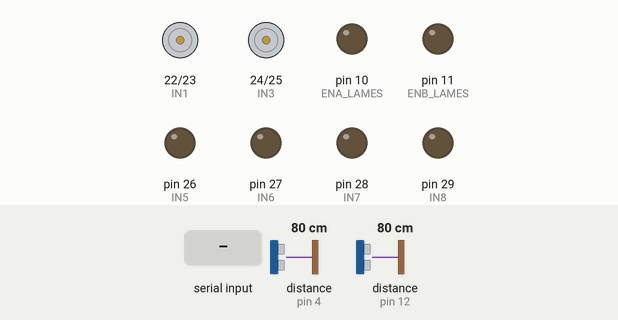
This sketch was run on a simulated Arduino Mega 2560, built with avr-gcc and run on an emulated ATmega2560. Shown: motor-driver pin pairs drawn as motors (green arrow = first pin HIGH = forward, orange = second pin HIGH = backward, longer = more drive, scaled by the enable pin), output pins drawn as LEDs (lit = HIGH). The test bench sets the inputs (shaded band); at power-on: distance to the obstacle (sensors on pin 4, pin 12) 80 cm. Random numbers use the default seed unless the sketch sets one.

Above: at 1.2 s.
1.3 s: "M" received over the second serial link
At 2.0 s:
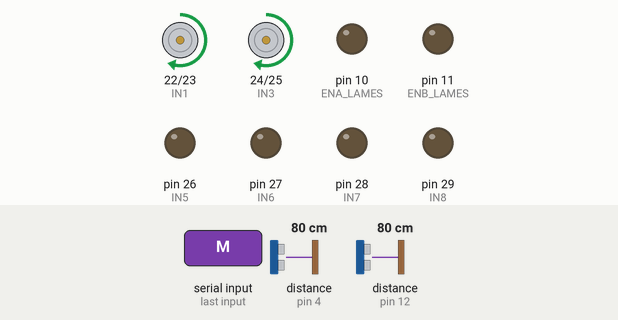
2.8 s: distance to the obstacle (sensor on pin 4) set to 16 cm
4.3 s: distance to the obstacle (sensor on pin 4) set to 13 cm
At 4.56 s:
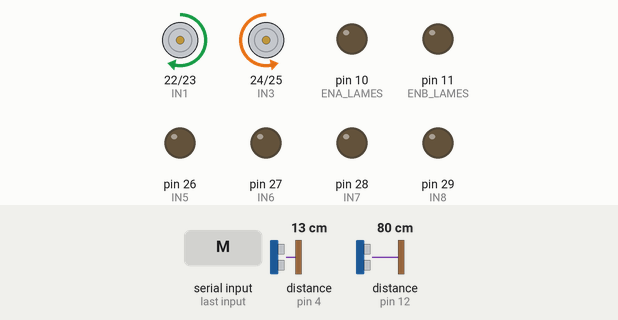
7.3 s: distance to the obstacle (sensor on pin 12) set to 16 cm
10.3 s: distance to the obstacle (sensor on pin 12) set to 13 cm
At 11.3 s:
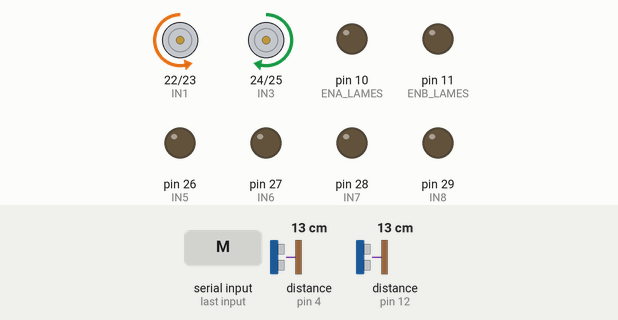
13.3 s: distance to the obstacle (sensor on pin 12) set to 18 cm
Timing chart, 0 to 17.3 s (numbered marks = the images above; inputs shaded):
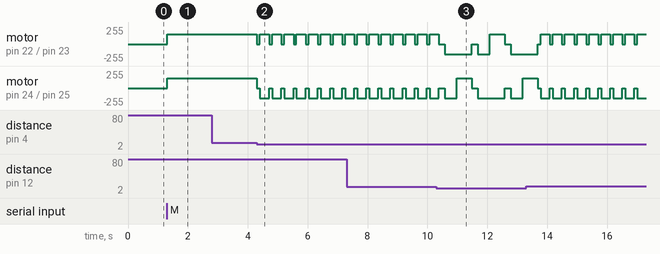

The sketch:

Omnigreen.ino
```cpp
#include <Ultrasonic.h>

// =====================
// ULTRASONS (Grove)
#define PIN_US_G 12
#define PIN_US_D 4

Ultrasonic usG(PIN_US_G);
Ultrasonic usD(PIN_US_D);

// =====================
// MOTEURS ROUES
#define IN1 22
#define IN2 23
#define IN3 24
#define IN4 25
#define ENA 6
#define ENB 9

// =====================
// LAMES
#define IN5 26
#define IN6 27
#define IN7 28
#define IN8 29
#define ENA_LAMES 10
#define ENB_LAMES 11

// =====================
int vitesse = 150;
int vitesseLames = 200;

#define DIST_MANUEL 15
#define DIST_AUTO 15

bool obstacle = false;
bool modeAuto = false;

// =====================
// SETUP
// =====================
void setup() {
  Serial.begin(9600);
  Serial1.begin(9600);

  pinMode(IN1, OUTPUT);
  pinMode(IN2, OUTPUT);
  pinMode(IN3, OUTPUT);
  pinMode(IN4, OUTPUT);
  pinMode(ENA, OUTPUT);
  pinMode(ENB, OUTPUT);

  pinMode(IN5, OUTPUT);
  pinMode(IN6, OUTPUT);
  pinMode(IN7, OUTPUT);
  pinMode(IN8, OUTPUT);
  pinMode(ENA_LAMES, OUTPUT);
  pinMode(ENB_LAMES, OUTPUT);

  randomSeed(analogRead(0)); // pour les rotations aléatoires

  stopMoteurs();
}

// =====================
// LOOP
// =====================
void loop() {

  long dG = usD.MeasureInCentimeters();
  long dD = usG.MeasureInCentimeters();

  // BLUETOOTH
  if (Serial1.available()) {
    char c = Serial1.read();

    if (c == 'M') {
      modeAuto = true;
    }

    if (c == 'N') {
      modeAuto = false;
      stopMoteurs();
    }

    // Commandes manuelles
    if (!modeAuto) {
      switch(c) {
        case 'Z': avancer(); break;
        case 'S': reculer(); break;
        case 'D': gauche(); break; // inverse
        case 'Q': droite(); break; // inverse
        case 'E': rotationGauche(); break; // cases inversées
        case 'A': rotationDroite(); break; // correction bug
        case 'R': stopMoteurs(); break;
        case 'W': lamesON(); break;
        case 'X': lamesOFF(); break;
      }
    }
  }

  // SÉCURITÉ MANUEL
  if (!modeAuto) {
    bool obstacle =
      (dG > 0 && dG < DIST_MANUEL) ||
      (dD > 0 && dD < DIST_MANUEL);

    if (obstacle) {
      stopMoteurs();  // STOP forcé en continu
      return;         // empêche tout mouvement
    }
  }

  // =========================
  // MODE AUTO
  // =========================
  if (modeAuto) {
    modeAutomatique(dG, dD);
  }
}
// =====================
// MODE AUTO
// =====================
void modeAutomatique(long dG, long dD) {

  // Aucun obstacle
  if ((dG > DIST_AUTO || dG == 0) && (dD > DIST_AUTO || dD == 0)) {
    avancer();
    return;
  }

  // Obstacle des deux côtés
  if ((dG > 0 && dG < DIST_AUTO) && (dD > 0 && dD < DIST_AUTO)) {
    stopMoteurs();
    delay(200);

    reculer();
    delay(400);

    //rotation aléatoire
    if (random(0, 2) == 0) rotationGauche();
    else rotationDroite();

    delay(500);
    return;
  }

  //Obstacle gauche -> tourner à DROITE
  if (dG > 0 && dG < DIST_AUTO) {
    stopMoteurs();
    delay(100);
    rotationDroite();
    delay(300);
    return;
  }

  //Obstacle droite -> tourner à GAUCHE
  if (dD > 0 && dD < DIST_AUTO) {
    stopMoteurs();
    delay(100);
    rotationGauche();
    delay(300);
    return;
  }
}
// =====================
// MOUVEMENTS
// =====================
void avancer() {
  moteurGauche(HIGH, LOW);
  moteurDroit(HIGH, LOW);
}

void reculer() {
  moteurGauche(LOW, HIGH);
  moteurDroit(LOW, HIGH);
}

void gauche() {
  moteurGauche(LOW, LOW);
  moteurDroit(HIGH, LOW);
}

void droite() {
  moteurGauche(HIGH, LOW);
  moteurDroit(LOW, LOW);
}

void rotationGauche() {
  moteurGauche(LOW, HIGH);
  moteurDroit(HIGH, LOW);
}

void rotationDroite() {
  moteurGauche(HIGH, LOW);
  moteurDroit(LOW, HIGH);
}

void stopMoteurs() {
  analogWrite(ENA, 0);
  analogWrite(ENB, 0);

  digitalWrite(IN1, LOW);
  digitalWrite(IN2, LOW);
  digitalWrite(IN3, LOW);
  digitalWrite(IN4, LOW);
}

// =====================
// MOTEURS
// =====================
void moteurGauche(int s1, int s2) {
  digitalWrite(IN1, s1);
  digitalWrite(IN2, s2);
  analogWrite(ENA, vitesse);
}

void moteurDroit(int s1, int s2) {
  digitalWrite(IN3, s1);
  digitalWrite(IN4, s2);
  analogWrite(ENB, vitesse);
}

// =====================
// LAMES
// =====================
void lamesON() {
  digitalWrite(IN5, HIGH);
  digitalWrite(IN6, LOW);
  analogWrite(ENA_LAMES, vitesseLames);

  digitalWrite(IN7, HIGH);
  digitalWrite(IN8, LOW);
  analogWrite(ENB_LAMES, vitesseLames);
}

void lamesOFF() {
  analogWrite(ENA_LAMES, 0);
  analogWrite(ENB_LAMES, 0);

  digitalWrite(IN5, LOW);
  digitalWrite(IN6, LOW);
  digitalWrite(IN7, LOW);
  digitalWrite(IN8, LOW);
}
```

Measured:
- the behaviour switches between 15 and 14 cm on distance to the obstacle (sensor on pin 4) (found by bisection; images 1 and 2)
- the behaviour switches between 15 and 14 cm on distance to the obstacle (sensor on pin 12) (found by bisection; images 2 and 3)
- after the input at 1.3 s, motor on pin 22 (IN1) / pin 23 (IN2), motor on pin 24 (IN3) / pin 25 (IN4): stopped → forward 150/255 at once
- after the input at 2.8 s, every drawn part: stays the same
- after the input at 4.3 s, motor on pin 22 (IN1) / pin 23 (IN2): alternates forward 150/255 for 0.31 s and stopped for 0.10 s, starting at once; motor on pin 24 (IN3) / pin 25 (IN4): alternates backward 150/255 for 0.31 s and stopped for 0.10 s, starting at once
